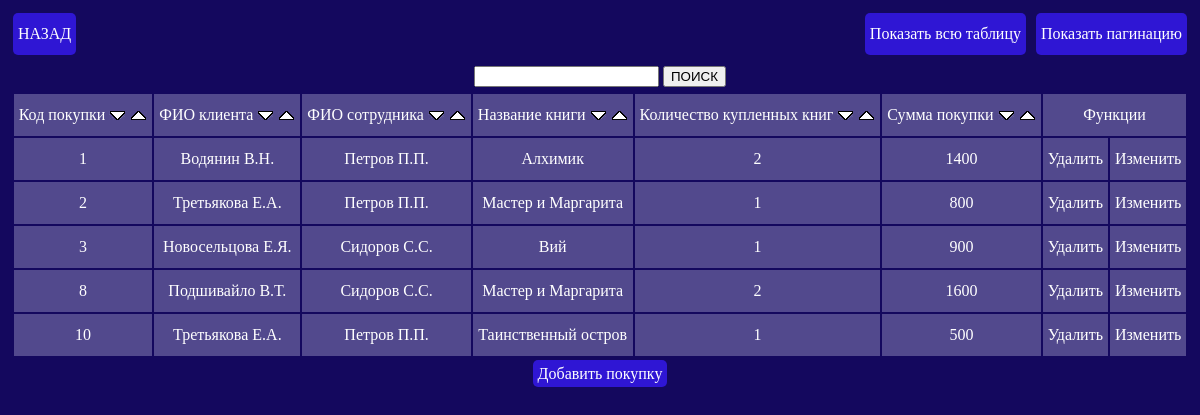
Screenshot of /table-purchases.php with the database file from the repository.
### tables this page shows
CREATE TABLE `purchases` (
  `P_ID` int(15) NOT NULL COMMENT 'Код покупки',
  `P_CLIENT` int(15) NOT NULL COMMENT 'ВК к REGULAR CLIENTS',
  `P_EMPLOY` int(15) NOT NULL COMMENT 'ВК к EMPLOYERS',
  `P_BOOKS` int(15) NOT NULL COMMENT 'ВК к BOOKS',
  `P_NUMBERS` int(10) NOT NULL COMMENT 'Количество купленных книг'
);

CREATE TABLE `employers` (
  `E_ID` int(15) NOT NULL COMMENT 'Код сотрудника',
  `E_FIO` varchar(40) NOT NULL COMMENT 'ФИО сотрудника',
  `E_BORN` date NOT NULL COMMENT 'Дата рождения',
  `E_RDATE` date NOT NULL COMMENT 'Дата принятия на работу',
  `E_POST` int(90) NOT NULL COMMENT 'ВК к POST',
  `E_TEL` bigint(12) NOT NULL COMMENT 'Телефон'
);

CREATE TABLE `books` (
  `B_ID` int(20) NOT NULL COMMENT 'Код книги',
  `B_TITLE` varchar(45) NOT NULL COMMENT 'Название книги',
  `B_DATE` date NOT NULL COMMENT 'Дата издания',
  `B_AUTHORS` int(15) NOT NULL COMMENT 'ВК к Authors',
  `B_GENRES` int(15) NOT NULL COMMENT 'ВК к Genres',
  `B_PRICE` int(10) NOT NULL COMMENT 'Цена Книги',
  `B_NUMBERS` int(10) NOT NULL COMMENT 'Количество книг'
);

### table-purchases.php (the view, shortened to what this page needs)
<!DOCTYPE html>
<html lang="ru">
<head>
	<link rel="stylesheet" href="css/index.css">
</head>
<body>
	<?php
		include('connect.php');
		if (isset($_GET['page']))
		{
			$page = $_GET['page'];
		}
		else
		{
			$page = 1;
		}
		$kol = 3;
		$art = ($page * $kol) - $kol;
		$res = mysqli_query($link, "SELECT COUNT(*) FROM `purchases`");
		$row = mysqli_fetch_row($res);
		$total = $row[0];
		$str_pag = ceil($total / $kol);
	?>
	<div class="menu">
		<a class="button item-back" href="menu_table.php">НАЗАД</a>
		<div class="item-page">
			<a class="button" href="table-purchases.php?page=0">Показать всю таблицу</a>
			<a class="button" href="table-purchases.php?page=1">Показать пагинацию</a>
		</div>
	</div>
	<div class="box">
		<form class="item-search" method="post">
			<input type="text" name="poisk" value="<?=$_POST['poisk'] ?>">
			<input type="submit" name="submit" value="ПОИСК">
		</form>
		<table class="table">
			<tr>
				<td>
					Код покупки
					<a href="table-purchases.php?sort=id_asc">
						<img src="img/sort_asc.png" alt="">
					</a>
					<a href="table-purchases.php?sort=id_desc">
						<img src="img/sort_desc.png" alt="">
					</a>
				</td>
				<td>
					ФИО клиента
					<a href="table-purchases.php?sort=client_asc">
						<img src="img/sort_asc.png" alt="">
					</a>
					<a href="table-purchases.php?sort=client_desc">
						<img src="img/sort_desc.png" alt="">
					</a>
				</td>
				<td>
					ФИО сотрудника
					<a href="table-purchases.php?sort=employ_asc">
						<img src="img/sort_asc.png" alt="">
					</a>
					<a href="table-purchases.php?sort=employ_desc">
						<img src="img/sort_desc.png" alt="">
					</a>
				</td>
				<td>
					Название книги
					<a href="table-purchases.php?sort=title_asc">
						<img src="img/sort_asc.png" alt="">
					</a>
					<a href="table-purchases.php?sort=title_desc">
						<img src="img/sort_desc.png" alt="">
					</a>
				</td>
				<td>
					Количество купленных книг
					<a href="table-purchases.php?sort=num_asc">
						<img src="img/sort_asc.png" alt="">
					</a>
					<a href="table-purchases.php?sort=num_desc">
						<img src="img/sort_desc.png" alt="">
					</a>
				</td>
				<td>
					Сумма покупки
					<a href="table-purchases.php?sort=price_asc">
						<img src="img/sort_asc.png" alt="">
					</a>
					<a href="table-purchases.php?sort=price_desc">
						<img src="img/sort_desc.png" alt="">
					</a>
				</td>
				<td colspan="2">Функции</td>
				</tr>
		<?php
			$poisk = htmlentities(trim($_POST['poisk']));
			if(empty($poisk))
			{
				if($_GET['page'] >= 1)
				{
					$sql_search = "SELECT `P_ID`, `RC_FIO`, `E_FIO`, `B_TITLE`, `P_NUMBERS`, `B_PRICE`*`P_NUMBERS` FROM `purchases` JOIN `regular clients` ON `purchases`.`P_CLIENT` = `regular clients`.`RC_ID` JOIN `employers` ON `purchases`.`P_EMPLOY` = `employers`.`E_ID` JOIN `books` ON `purchases`.`P_BOOKS` = `books`.`B_ID` $sort_sql LIMIT $art, $kol";
					$res = mysqli_query($link, $sql_search);
					while ($row = mysqli_fetch_array($res))
					{
						echo '<tr>' .
						"<td>{$row['P_ID']}</td>" .
						"<td>{$row['RC_FIO']}</td>" .
						"<td>{$row['E_FIO']}</td>" .
						"<td>{$row['B_TITLE']}</td>" .
						"<td>{$row['P_NUMBERS']}</td>" .
						"<td>{$row['`B_PRICE`*`P_NUMBERS`']}</td>" .
						"<td><a href='?del_id={$row['P_ID']}'>Удалить</a></td>" .
						"<td><a href='update_purchases.php?red_id={$row['P_ID']}'>Изменить</a></td>" .
						'</tr>';
					}
					echo '</table>';
					for ($i = 1; $i <= $str_pag; $i++)
					{
						echo  "<a class='button' href=table-purchases.php?page=$i>$i</a>";
					}
					echo "<br>";
				}
				else
				{
					$sql_search = "SELECT `P_ID`, `RC_FIO`, `E_FIO`, `B_TITLE`, `P_NUMBERS`, `B_PRICE`*`P_NUMBERS` FROM `purchases` JOIN `regular clients` ON `purchases`.`P_CLIENT` = `regular clients`.`RC_ID` JOIN `employers` ON `purchases`.`P_EMPLOY` = `employers`.`E_ID` JOIN `books` ON `purchases`.`P_BOOKS` = `books`.`B_ID` $sort_sql";
					$res = mysqli_query($link, $sql_search);
					while ($row = mysqli_fetch_array($res))
					{
						echo '<tr>' .
						"<td>{$row['P_ID']}</td>" .
						"<td>{$row['RC_FIO']}</td>" .
						"<td>{$row['E_FIO']}</td>" .
						"<td>{$row['B_TITLE']}</td>" .
						"<td>{$row['P_NUMBERS']}</td>" .
						"<td>{$row['`B_PRICE`*`P_NUMBERS`']}</td>" .
						"<td><a href='?del_id={$row['P_ID']}'>Удалить</a></td>" .
						"<td><a href='update_purchases.php?red_id={$row['P_ID']}'>Изменить</a></td>" .
						'</tr>';
					}
					echo '</table>';
				}
			}
		?>
		<a class="button" href="table_purchases_edit.php">Добавить покупку</a>
	</div>
</body>
</html>

### css/index.css (style rules this page uses)
body { background-color: #14085e; color: white; line-height: 2; }
h1, div { text-align: center; }
a { text-decoration: none; color: #ffffff; }
.table { margin: 0 auto; text-align: center; }
.table td { background-color: #52498d; padding: 5px; }
.button { color: white; background-color: #2f16d4; border-radius: 5px; padding: 5px; transition: all 0.5s; margin: 5px; }
.menu { display: flex; justify-content: space-between; flex-direction: row; }
.item-page { display: flex; }
.item-search { margin: 0 auto; }

### rows the page displays
purchases: P_ID "1", P_CLIENT.RC_FIO "Водянин В.Н.", P_EMPLOY.E_FIO "Петров П.П.", P_BOOKS.B_TITLE "Алхимик", P_NUMBERS "2", row "1400"
purchases: P_ID "2", P_CLIENT.RC_FIO "Третьякова Е.А.", P_EMPLOY.E_FIO "Петров П.П.", P_BOOKS.B_TITLE "Мастер и Маргарита", P_NUMBERS "1", row "800"
purchases: P_ID "3", P_CLIENT.RC_FIO "Новосельцова Е.Я.", P_EMPLOY.E_FIO "Сидоров С.С.", P_BOOKS.B_TITLE "Вий", P_NUMBERS "1", row "900"
purchases: P_ID "8", P_CLIENT.RC_FIO "Подшивайло В.Т.", P_EMPLOY.E_FIO "Сидоров С.С.", P_BOOKS.B_TITLE "Мастер и Маргарита", P_NUMBERS "2", row "1600"
purchases: P_ID "10", P_CLIENT.RC_FIO "Третьякова Е.А.", P_EMPLOY.E_FIO "Петров П.П.", P_BOOKS.B_TITLE "Таинственный остров", P_NUMBERS "1", row "500"
